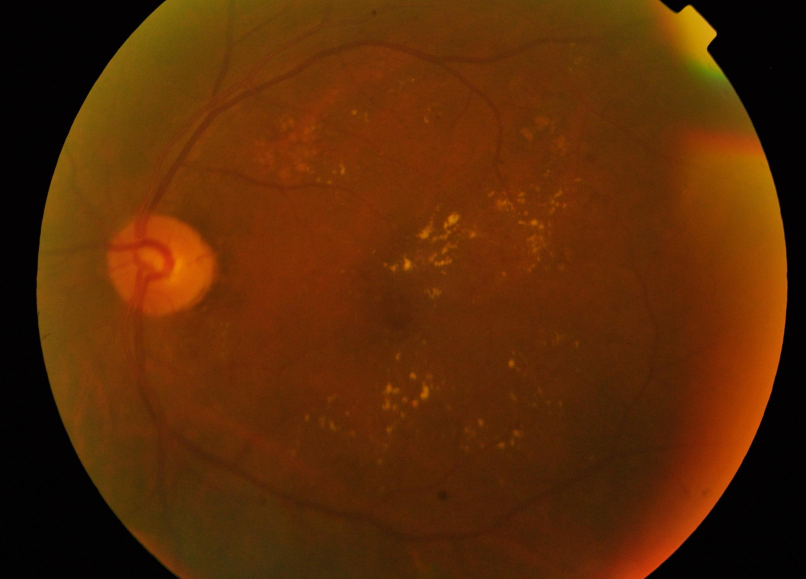
#> input picture datasets/aptos_normal/train_images/236f56771ec6.png, 2416 x 1736 px, found by its file name (shown at 1/3 size)
$ jupyter execute crop_dataset.ipynb
#> lines starting #> are read from the running program, lines starting #| are printed output that depends on the picture; after the words box and inside, x2 and y2 are one past the last pixel; in counts of white or black regions, pixels touching at a corner belong together
[cell 1]
import os
import cv2
import numpy as np
import shutil
from tqdm import tqdm

# ==========================================
# CONFIGURARE CĂI ȘI DIMENSIUNI
# ==========================================
INPUT_DIR = "../datasets/aptos_normal"
OUTPUT_DIR = "../datasets/aptos_augmented_cropped"

# Dimensiunea la care vrei să ajungă toate imaginile decupate (ex: 512, 1024)
# Autorul original a folosit 1024, dar 512 este excelent și mai rapid pentru rețele locale.
TARGET_SIZE = 1024

[cell 2]
# Afiseaza niste imagini din aptos_normal
def display_sample_images(folder, num_images=5):

    # Print working directory
#> called with folder = '../datasets/aptos_normal/train_images', num_images = 5
    print(f"Current working directory: {os.getcwd()}")

    import matplotlib.pyplot as plt
    images = [f for f in os.listdir(folder) if f.lower().endswith(('.png', '.jpg', '.jpeg'))]
    sample_images = images[:num_images]

    plt.figure(figsize=(15, 5))
    for i, img_name in enumerate(sample_images):
        img_path = os.path.join(folder, img_name)
        img = cv2.imread(img_path)
#> img is the input picture: shape (1736, 2416, 3); mean B, G, R 5.5, 42.3, 90.3
        img_rgb = cv2.cvtColor(img, cv2.COLOR_BGR2RGB)
        plt.subplot(1, num_images, i+1)
        plt.imshow(img_rgb)
        plt.title(img_name)
        plt.axis('off')
    plt.show()

display_sample_images(os.path.join(INPUT_DIR, "train_images"), num_images=5)

[cell 3]
# Subfoldere și fișiere CSV care trebuie mutate
FOLDERS = ["train_images", "val_images", "test_images"]
CSV_FILES = ["train_1.csv", "valid.csv", "test.csv"]

def crop_image_from_gray(img, tol=7):
    """
    Algoritmul standard folosit pe Kaggle pentru a decupa retina de fundalul negru.
    'tol' este toleranța pentru a considera un pixel ca fiind negru (7 este valoarea optimă).
    """
    # 1. Transformăm în alb-negru pentru a izola ușor zona luminoasă
    gray = cv2.cvtColor(img, cv2.COLOR_BGR2GRAY)

    # 2. Creăm o "mască" - găsim toți pixelii care au o valoare peste 7 (sunt destul de luminoși)
    mask = gray > tol

    # 3. Găsim coordonatele extreme (sus, jos, stânga, dreapta) ale zonei cu informație utilă
    coords = np.argwhere(mask)

    # Siguranță: Dacă poza e efectiv complet neagră din cauza unei erori la aparat, o lăsăm așa
    if coords.size == 0:
        return img

    y0, x0 = coords.min(axis=0)
    y1, x1 = coords.max(axis=0) + 1

    # 4. Decupăm imaginea originală exact pe baza acelui "dreptunghi" de selecție
    cropped = img[y0:y1, x0:x1]
    return cropped

def process_and_save_images():
    print(f"🚀 Începem procesarea datasetului. Destinație: {OUTPUT_DIR}\n")

    # 1. Creăm structura folderului de destinație
    os.makedirs(OUTPUT_DIR, exist_ok=True)
    for folder in FOLDERS:
        os.makedirs(os.path.join(OUTPUT_DIR, folder), exist_ok=True)

    # 2. Copiem fișierele CSV
    print("📄 Copiem fișierele CSV...")
    for csv_file in CSV_FILES:
        src_csv = os.path.join(INPUT_DIR, csv_file)
        dst_csv = os.path.join(OUTPUT_DIR, csv_file)
        if os.path.exists(src_csv):
            shutil.copy2(src_csv, dst_csv)
            print(f"  ✓ {csv_file} a fost copiat.")
        else:
            print(f"  ⚠️ Atenție: {csv_file} nu a fost găsit în {INPUT_DIR}.")

    # 3. Procesăm imaginile pentru fiecare folder
    print("\n✂️ Începem decuparea imaginilor (Cropping)...")
    for folder in FOLDERS:
        src_folder = os.path.join(INPUT_DIR, folder)
        dst_folder = os.path.join(OUTPUT_DIR, folder)

        if not os.path.exists(src_folder):
            print(f"⚠️ Folderul {src_folder} nu există. Sărim peste el.")
            continue

        images = [f for f in os.listdir(src_folder) if f.lower().endswith(('.png', '.jpg', '.jpeg'))]

        if not images:
            continue

        print(f"\nProcesăm [{folder}]: {len(images)} imagini")

        for img_name in tqdm(images, desc=folder):
            src_img_path = os.path.join(src_folder, img_name)
            dst_img_path = os.path.join(dst_folder, img_name)

            # A. Citim imaginea
            img = cv2.imread(src_img_path)
            if img is None:
                continue

            # B. Aplicăm algoritmul de crop
            img_cropped = crop_image_from_gray(img, tol=7)
#> in crop_image_from_gray, `gray = cv2.cvtColor(img, cv2.COLOR_BGR2GRAY)`:
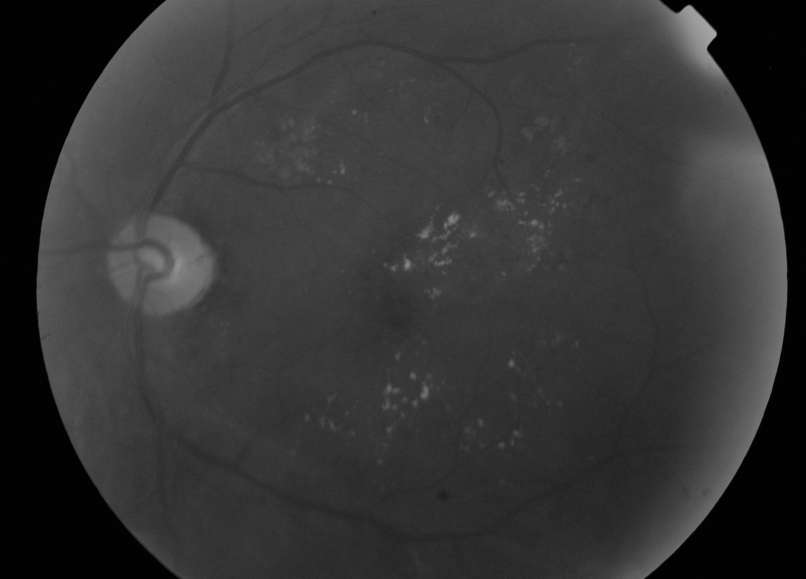
#> gray: shape (1736, 2416) (shown at 1/3 size); min 0, max 176, mean 52.5
#> in crop_image_from_gray, `mask = gray > tol`:
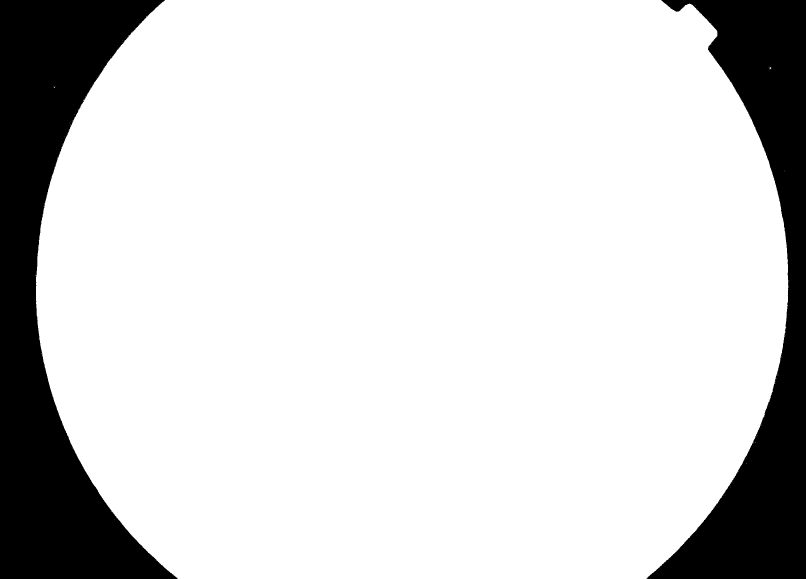
#> mask: shape (1736, 2416) bool (shown at 1/3 size); 83.3% white; 2 black regions, box (x1, y1, x2, y2) and area: (0, 0, 533, 1736) 402665, (1940, 0, 2416, 1736) 295756
#> in crop_image_from_gray, `coords = np.argwhere(mask)`: coords = 3495755 pairs, first value 0 to 1735, second value 107 to 2367
#> in crop_image_from_gray, `y0, x0 = coords.min(axis=0)`: y0 = 0; x0 = 107
#> in crop_image_from_gray, `y1, x1 = coords.max(axis=0) + 1`: y1 = 1736; x1 = 2368
#> in crop_image_from_gray, `cropped = img[y0:y1, x0:x1]`:
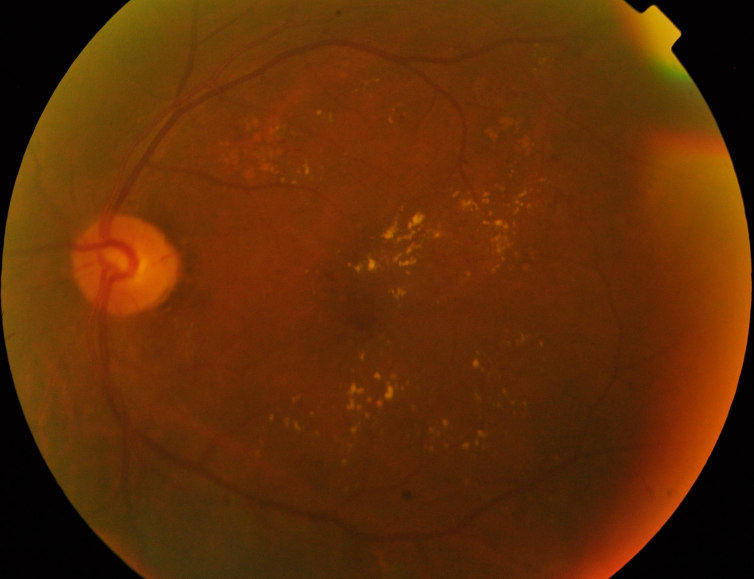
#> cropped: shape (1736, 2261, 3) (shown at 1/3 size); mean B, G, R 5.7, 45.1, 96.3

            # C. Redimensionăm la un format pătrat uniform
            img_resized = cv2.resize(img_cropped, (TARGET_SIZE, TARGET_SIZE))
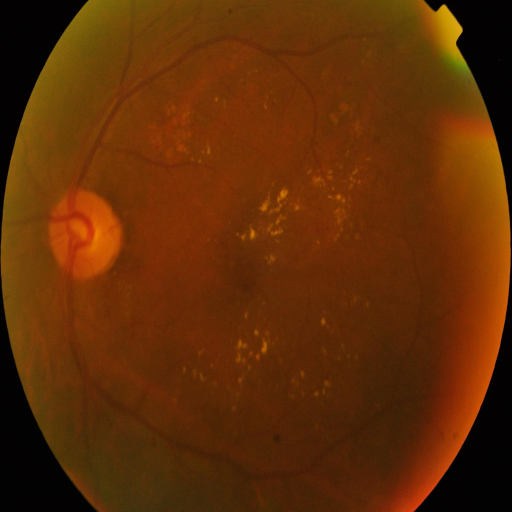
#> img_resized: shape (1024, 1024, 3) (shown at 1/2 size); mean B, G, R 5.6, 45, 96.2
#> pass 3 of the loop in process_and_save_images, `for folder in FOLDERS:`:
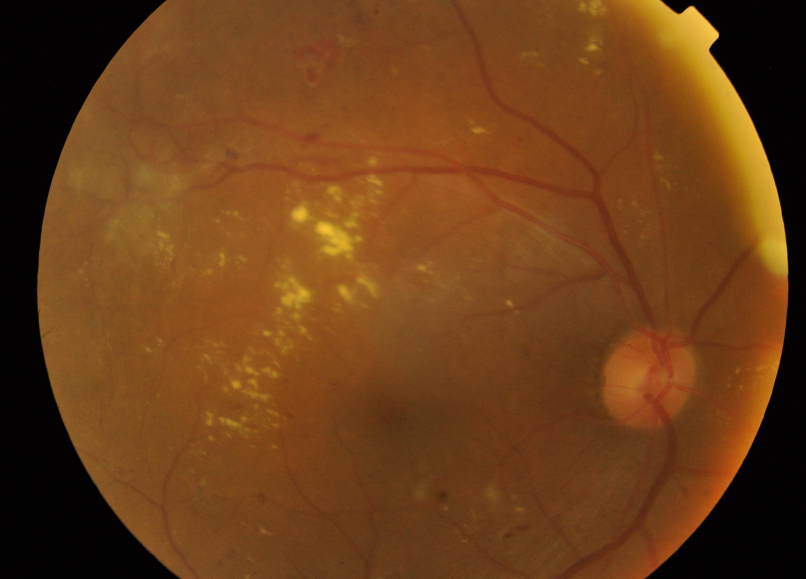
#> input picture datasets/aptos_normal/test_images/e7d2c2c3b30f.png, 2416 x 1736 px, found by its file name (shown at 1/3 size)
#> in process_and_save_images, img is the input picture: shape (1736, 2416, 3); mean B, G, R 24.4, 62.8, 108.1
#> in crop_image_from_gray (call 2), `mask = gray > tol`:
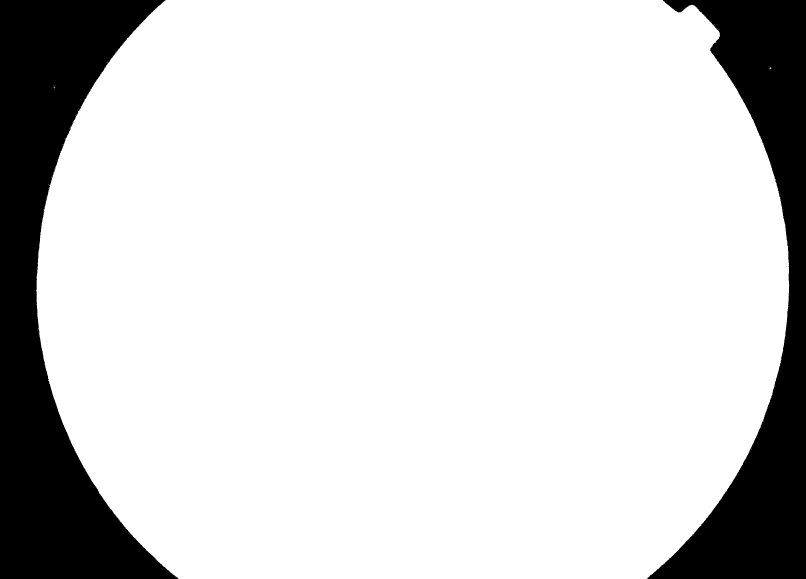
#> mask: shape (1736, 2416) bool (shown at 1/3 size); 83.4% white; 2 black regions, box (x1, y1, x2, y2) and area: (0, 0, 536, 1736) 405738, (1942, 0, 2416, 1736) 290794
#> coords = 3497644 pairs, first value 0 to 1735, second value 108 to 2367
#> x0 = 108
#> cropped: shape (1736, 2260, 3)
#> in process_and_save_images, `img_resized = cv2.resize(img_cropped, (TARGET_SIZE, TARGET_SIZE))`:
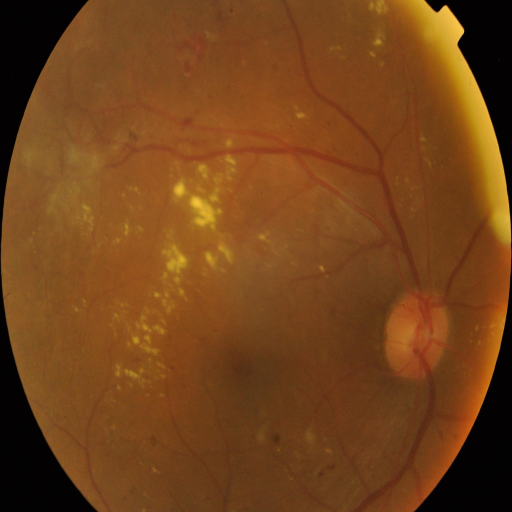
#> img_resized: shape (1024, 1024, 3) (shown at 1/2 size); mean B, G, R 25.8, 67, 115.3

            # D. Salvăm imaginea procesată în noul folder
            cv2.imwrite(dst_img_path, img_resized)

    print("\n✅ Procesare finalizată! Noul dataset este gata în folderul:", OUTPUT_DIR)

if __name__ == "__main__":
    process_and_save_images()
